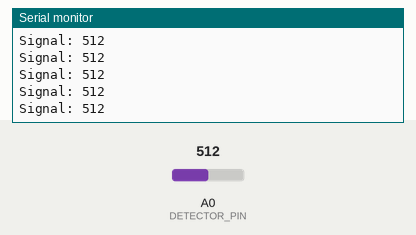
Simulated run of this sketch. Board: Arduino Uno, built with avr-gcc and run on an emulated ATmega328P. Parts: the last lines printed to the serial monitor. The inputs (shaded band) are chosen by the test bench; at power-on: A0 (DETECTOR_PIN) = 512.

Above: at 1.2 s.
1.3 s: A0 (DETECTOR_PIN) set to 109
At 1.31 s:
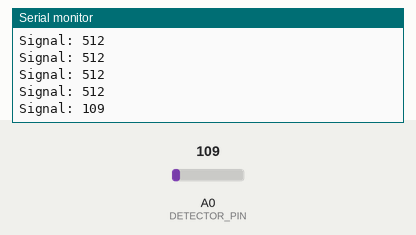
2.8 s: A0 (DETECTOR_PIN) set to 89
At 3.4 s:
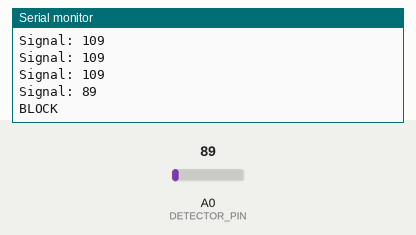
Timing chart, 0 to 5.8 s (numbered marks = the images above; inputs shaded):
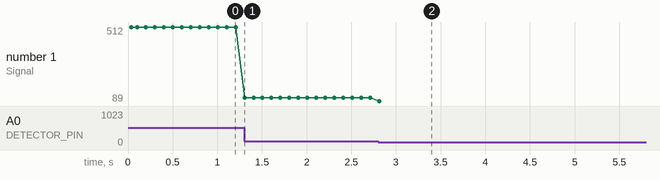

The sketch:

baisc_serial_sender.ino
```cpp
// Define the trigger string that the Python script is looking for
const char* TRIGGER_MESSAGE = "BLOCK";
// Define the pin connected to the output of your detector/threshold circuit
const int DETECTOR_PIN = A0;
// Define a threshold value (e.g., analog reading below this means beam is blocked)
const int BLOCK_THRESHOLD = 100; // Adjust value based on your circuit

void setup() {
  // Initialize serial communication at the matching baud rate
  Serial.begin(9600);
  pinMode(DETECTOR_PIN, INPUT);
  Serial.println("Arduino Ready. Monitoring Beam.");
}

void loop() {
  // Read the analog signal from the receiver circuit
  int signalValue = analogRead(DETECTOR_PIN);

  // Debug: Print the current signal value (optional)
  Serial.print("Signal: ");
  Serial.println(signalValue);

  // Check for the critical safety event: signal below threshold (beam blocked)
  if (signalValue < BLOCK_THRESHOLD) {
    // Send the trigger message!
    Serial.println(TRIGGER_MESSAGE);

    // Optional: Add a delay or a state flag here to prevent sending hundreds of emails
    // while the object is still blocking the beam.
    delay(5000); // Wait 5 seconds after sending the alert before checking again
  }

  delay(100); // Short delay for loop stability
}
```

Measured:
- the behaviour switches between 100 and 99 on A0 (DETECTOR_PIN) (found by bisection; images 1 and 2)
- after the input at 1.3 s, the serial monitor: prints a new line at once (image 1)
- after the input at 2.8 s, the serial monitor: prints a new line at once (image 2)
- plotted number 1: 512 → 109 after the input at 1.3 s, 109 → 89 after the input at 2.8 s
